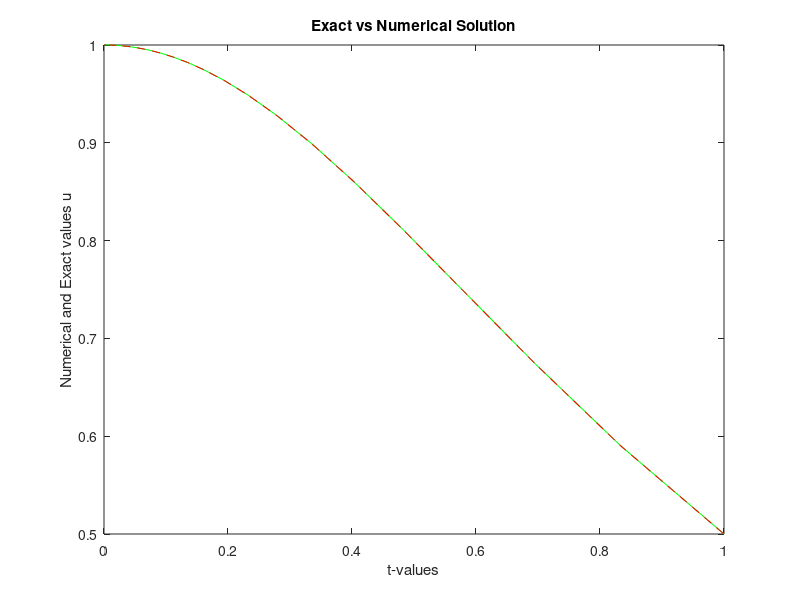

This figure's MATLAB source:
%%%%%%%%%%%%%%%%%%%%%%%%%%%%%%%%%%%%%%%%%%%%%%%%%%%%%%%%%%%%%%%%%%%%%%%%%%%
% Numerical Solution of an Initial Value Problem
% using the Fourth-Order Explicit Runge-Kutta Method on a Variable Mesh
%
% Differential Equation:
%     du/dt = -2*t*u^2
%
% Exact Solution:
%     u(t) = 1/(1+t^2)
%
% Numerical Method:
%     Fourth-Order Explicit Runge-Kutta (RK4) Method with Variable Mesh
%
% Language:
%     MATLAB
%
% Developed as part of the coursework for
% Numerical Methods for Ordinary Differential Equations
% M.Sc. Applied Mathematics
% South Asian University
%
% Author: Kshitij Bahukhandi
%%%%%%%%%%%%%%%%%%%%%%%%%%%%%%%%%%%%%%%%%%%%%%%%%%%%%%%%%%%%%%%%%%%%%%%%%%%


  clear all;  % clear all variables in memory
  N=10; 
  ETA=1.2;
  disp('Variable Mesh Numerical Solution for IVP Using 4th order explicit RK Method');
  disp('    ');
  fprintf('N=%4.2f\n',N);
  disp('  ');
  for I=1:8
    % Formation of variable mesh lengths
       SUM=1.0;
       for L=1:N-1
           SUM=SUM+ETA^L;
       end
       H(2)=1.0/SUM;
       for L=2:N
           H(L+1)=ETA*H(L);
       end 
  % Formation of grid points
    T(1)=0.0;
    for L=2:N+1
          T(L)=T(L-1)+H(L);   
    end 
    T(N+1)=1.0;
    % Exact Solution & RHS function
    for L=1:N+1
        EU(L)= 1.0/(1+T(L)*T(L));  
    end
    % Initial conditions
 %   U(1)=EU(1);
    U(1)=1.0;
     tic  % CPU time starts
    % Solution at advanced time
       for L=1:N
           H0=H(L+1);
           T0=T(L); U0=U(L);
      %---Classical Method
           K1= -2*H0*T0*U0*U0;
           K2= -2*H0*(T0+H0/2)*(U0+K1/2)*(U0+K1/2);
           K3= -2*H0*(T0+H0/2)*(U0+K2/2)*(U0+K2/2);
           K4= -2*H0*(T0+H0)*(U0+K3)*(U0+K3);
           U(L+1)=U(L)+(K1+2*K2+2*K3+K4)/6;    
       end 
  % Calculate Errors
        ERU=abs(U(N+1)-EU(N+1));
     % Print errors
       fprintf('N=%4.2f, ERU=%10.4e\n',N,ERU);
  disp('  ');
  N=2*N;
  end
   toc  % CPU time ends
    % Plot the results
  figure (1);
  plot(T,U,'-g',T,EU,'--r');
  xlabel('t-values');
  ylabel('Numerical and Exact values u');
  title ('Exact vs Numerical Solution')
